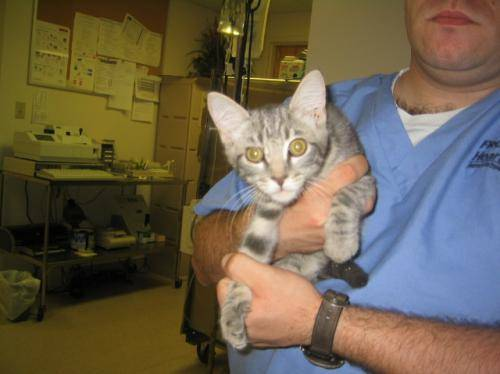
#> input picture dataset/train/image/cats/cat03.jpg, 500 x 374 px, found by its file name; its folder holds only this picture in this run
$ python change_size.py   (older library calls are emulated)
#> lines starting #> are read from the running program, lines starting #| are printed output that depends on the picture
#coding=utf-8
from PIL import Image
import os
image_width = 100
image_height = 128
def fixed_size(filePath,savePath):
    """按照固定尺寸处理图片"""
    im = Image.open(filePath)
#> im is the input picture: PIL image 500x374 RGB; mean R, G, B 108.4, 97.3, 76.9
    out = im.resize((image_width, image_height), Image.ANTIALIAS)
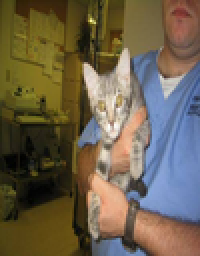
#> out: PIL image 100x128 RGB (shown 2 times larger); mean R, G, B 108.4, 97.3, 76.9
    out.save(savePath)


def changeSize():
    filePath = '/home/zhangcz/local_code/work/HOG_SVM/dataset/train/image/cats/'
    destPath = '/home/zhangcz/local_code/work/HOG_SVM/dataset/train/image128/cats128/'
    if not os.path.exists(destPath):
        os.makedirs(destPath)
    for root, dirs, files in os.walk(filePath):
        for file in files:
            if file[-1]=='g':
                fixed_size(os.path.join(filePath, file), os.path.join(destPath, file))
    print('Done')

if __name__ == '__main__':
    changeSize()

$ run again, on dataset/train/image/cats/cat119.jpg
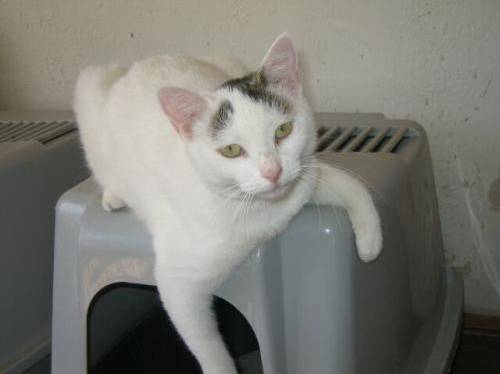
#> input picture dataset/train/image/cats/cat119.jpg, 500 x 374 px, found by its file name
#> in fixed_size, im is the input picture: PIL image 500x374 RGB; mean R, G, B 123.1, 122.6, 116.1
#> in fixed_size, `out = im.resize((image_width, image_height), Image.ANTIALIAS)`:
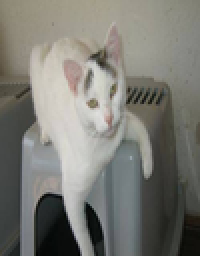
#> out: PIL image 100x128 RGB (shown 2 times larger); mean R, G, B 123.1, 122.6, 116.1

$ run again, on dataset/train/image/cats/cat120.jpg
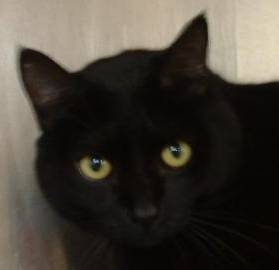
#> input picture dataset/train/image/cats/cat120.jpg, 279 x 270 px, found by its file name
#> in fixed_size, im is the input picture: PIL image 279x270 RGB; mean R, G, B 67.9, 62.5, 54.3
#> in fixed_size, `out = im.resize((image_width, image_height), Image.ANTIALIAS)`:
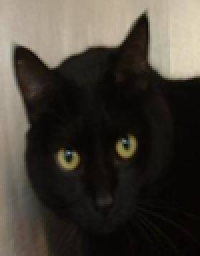
#> out: PIL image 100x128 RGB (shown 2 times larger); mean R, G, B 67.9, 62.5, 54.3

$ run again, on dataset/train/image/cats/cat127.jpg
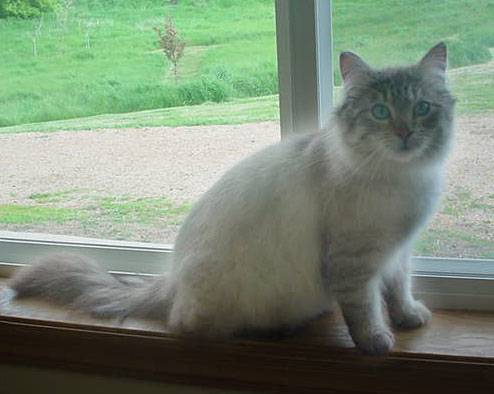
#> input picture dataset/train/image/cats/cat127.jpg, 494 x 394 px, found by its file name
#> in fixed_size, im is the input picture: PIL image 494x394 RGB; mean R, G, B 121.8, 138, 118.4
#> in fixed_size, `out = im.resize((image_width, image_height), Image.ANTIALIAS)`:
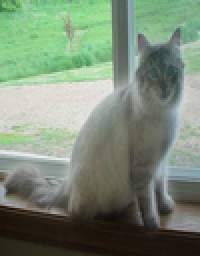
#> out: PIL image 100x128 RGB (shown 2 times larger); mean R, G, B 121.8, 138, 118.4

$ run again, on dataset/train/image/cats/cat10.jpg
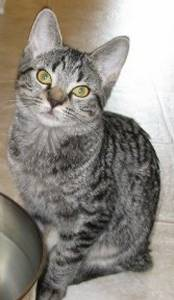
#> input picture dataset/train/image/cats/cat10.jpg, 174 x 300 px, found by its file name
#> in fixed_size, im is the input picture: PIL image 174x300 RGB; mean R, G, B 144.4, 139.5, 132
#> in fixed_size, `out = im.resize((image_width, image_height), Image.ANTIALIAS)`:
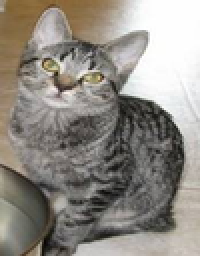
#> out: PIL image 100x128 RGB (shown 2 times larger); mean R, G, B 144.4, 139.5, 132
